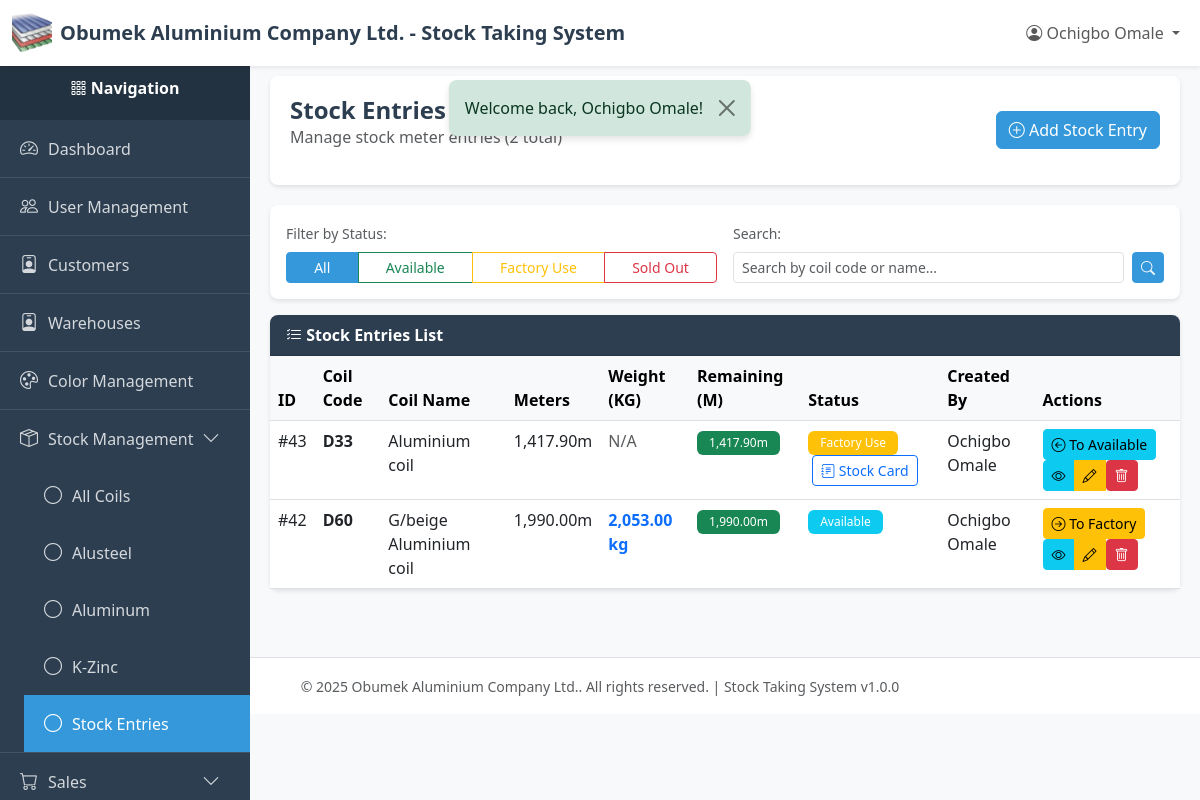
/index.php?page=stock_entries (signed in), run on the app's committed database.
### tables this page shows
CREATE TABLE `stock_entries` (
  `id` int(11) NOT NULL,
  `coil_id` int(11) NOT NULL,
  `meters` decimal(10,2) NOT NULL,
  `meters_remaining` decimal(10,2) NOT NULL,
  `weight_kg` decimal(10,2) DEFAULT NULL,
  `weight_kg_remaining` decimal(10,2) DEFAULT NULL,
  `meters_used` decimal(10,2) DEFAULT 0.00,
  `status` enum('available','factory_use','sold') NOT NULL DEFAULT 'available' COMMENT 'Stock entry status: available for direct sale or factory use',
  `created_by` int(11) NOT NULL,
  `created_at` timestamp NOT NULL DEFAULT current_timestamp(),
  `updated_at` timestamp NULL DEFAULT NULL ON UPDATE current_timestamp(),
  `deleted_at` timestamp NULL DEFAULT NULL
);

CREATE TABLE `coils` (
  `id` int(11) NOT NULL,
  `code` varchar(100) NOT NULL,
  `name` varchar(255) NOT NULL,
  `color` varchar(50) NOT NULL,
  `color_id` int(11) DEFAULT NULL,
  `net_weight` decimal(10,2) NOT NULL,
  `meters` decimal(10,2) DEFAULT NULL COMMENT 'Approximate meters per coil (informational only)',
  `gauge` varchar(50) DEFAULT NULL COMMENT 'Material gauge/thickness (e.g., 0.45mm, 0.50mm)',
  `category` varchar(50) NOT NULL,
  `status` varchar(50) NOT NULL DEFAULT 'available',
  `created_by` int(11) NOT NULL,
  `created_at` timestamp NOT NULL DEFAULT current_timestamp(),
  `updated_at` timestamp NULL DEFAULT NULL ON UPDATE current_timestamp(),
  `deleted_at` timestamp NULL DEFAULT NULL
);

CREATE TABLE `users` (
  `id` int(11) NOT NULL,
  `email` varchar(255) NOT NULL,
  `password` varchar(255) NOT NULL,
  `name` varchar(255) NOT NULL,
  `role` varchar(50) NOT NULL DEFAULT 'viewer',
  `created_at` timestamp NOT NULL DEFAULT current_timestamp(),
  `updated_at` timestamp NULL DEFAULT NULL ON UPDATE current_timestamp(),
  `deleted_at` timestamp NULL DEFAULT NULL
);

### views/stock/entries/index.php (the view, shortened to what the rows shown need)
<?php
require_once __DIR__ . '/../../../config/db.php';
require_once __DIR__ . '/../../../models/stock_entry.php';
require_once __DIR__ . '/../../../models/coil.php';
$currentPage = isset($_GET['page_num']) ? (int) $_GET['page_num'] : 1;
$coilId = isset($_GET['coil_id']) ? (int) $_GET['coil_id'] : null;
$statusFilter = isset($_GET['status']) ? sanitize($_GET['status']) : '';
$searchQuery = isset($_GET['search']) ? trim($_GET['search']) : '';
$stockEntryModel = new StockEntry();
if ($searchQuery !== '') {
    $entries = $stockEntryModel->search($searchQuery, $statusFilter, RECORDS_PER_PAGE, ($currentPage - 1) * RECORDS_PER_PAGE);
    $totalEntries = $stockEntryModel->countSearch($searchQuery, $statusFilter);
} elseif ($coilId) {
    $entries = $stockEntryModel->getByCoil($coilId, RECORDS_PER_PAGE, ($currentPage - 1) * RECORDS_PER_PAGE, false);
    $totalEntries = count($stockEntryModel->getByCoil($coilId, 10000, 0, false));
} elseif ($statusFilter !== '') {
    $entries = $stockEntryModel->getAllByStatus($statusFilter, RECORDS_PER_PAGE, ($currentPage - 1) * RECORDS_PER_PAGE);
    $totalEntries = $stockEntryModel->countByStatus($statusFilter);
} else {
    $entries = $stockEntryModel->getAll(RECORDS_PER_PAGE, ($currentPage - 1) * RECORDS_PER_PAGE);
}
$db = Database::getInstance()->getConnection();
require_once __DIR__ . '/../../../layout/header.php';
?>
<div class="content-wrapper">
    <div class="page-header">
        <div class="d-flex justify-content-between align-items-center">
            <div>
                <h1 class="page-title">Stock Entries</h1>
            </div>
        </div>
    </div>
    <div class="card">
        <div class="card-body p-0">
            <?php if (empty($entries)): ?>
            <div class="alert alert-info m-3">
                <i class="bi bi-info-circle"></i>
                <?php if ($searchQuery !== ''): ?>
                    No stock entries found matching "<?php echo htmlspecialchars($searchQuery); ?>".
                <?php elseif ($statusFilter !== ''): ?>
                    No stock entries found with status "<?php echo ucfirst(str_replace('_', ' ', $statusFilter)); ?>".
                <?php else: ?>
                    No stock entries found.
                <?php endif; ?>
            </div>
            <?php else: ?>
            <div class="table-responsive">
                <table class="table table-hover mb-0">
                    <thead class="table-light">
                        <tr>
                            <th>ID</th>
                            <th>Coil Code</th>
                            <th>Coil Name</th>
                            <th>Meters</th>
                            <th>Weight (KG)</th>
                            <th>Remaining (M)</th>
                            <th>Status</th>
                            <th>Created By</th>
                            <th>Actions</th>
                        </tr>
                    </thead>
                    <tbody>
                        <?php foreach ($entries as $entry): ?>
                        <?php
                        $displayStatus = $entry['status'] ?? 'available';
                        $statusBadge = 'bg-info';
                        $statusText = 'Available';
                        if ($displayStatus === 'sold') {
                            $statusBadge = 'bg-danger';
                            $statusText = 'Sold Out';
                        } elseif ($displayStatus === 'factory_use') {
                            $statusBadge = 'bg-warning';
                            $statusText = 'Factory Use';
                        }
                        $checkLedgerSql = 'SELECT COUNT(*) as count FROM stock_ledger WHERE stock_entry_id = ?';
                        $checkStmt = $db->prepare($checkLedgerSql);
                        $checkStmt->execute([$entry['id']]);
                        $ledgerCheck = $checkStmt->fetch();
                        $hasLedger = $ledgerCheck['count'] > 0;
                        ?>
                        <tr>
                            <td>#<?php echo $entry['id']; ?></td>
                            <td><strong><?php echo !empty($entry['coil_code'])
                                ? htmlspecialchars($entry['coil_code'])
                                : 'N/A'; ?></strong></td>
                            <td><?php echo !empty($entry['coil_name'])
                                ? htmlspecialchars($entry['coil_name'])
                                : 'N/A'; ?></td>
                            <td><?php echo number_format($entry['meters'], 2); ?>m</td>
                            <td>
                                <?php if (!empty($entry['weight_kg']) && $entry['weight_kg'] > 0): ?>
                                    <span class="text-primary fw-bold">
                                        <?php echo number_format($entry['weight_kg'], 2); ?> kg
                                    </span>
                                <?php else: ?>
                                    <span class="text-muted">N/A</span>
                                <?php endif; ?>
                            </td>
                            <td>
                                <span class="badge <?php echo $entry['meters_remaining'] > 0
                                    ? 'bg-success'
                                    : 'bg-secondary'; ?>">
                                    <?php echo number_format($entry['meters_remaining'], 2); ?>m
                                </span>
                            </td>
                            <td>
                                <span class="badge <?php echo $statusBadge; ?>">
                                    <?php echo $statusText; ?>
                                </span>
                                <?php if ($hasLedger && hasPermission(MODULE_STOCK_MANAGEMENT, ACTION_VIEW)): ?>
                                <a href="/new-stock-system/index.php?page=stock_ledger&entry_id=<?php echo $entry['id']; ?>"
                                   class="btn btn-sm btn-outline-primary ms-1"
                                   title="View Stock Card for Entry #<?php echo $entry['id']; ?>">
                                    <i class="bi bi-journal-text"></i> Stock Card
                                </a>
                                <?php endif; ?>
                            </td>
                            <td><?php echo htmlspecialchars($entry['created_by_name']); ?></td>
                            <td>
                                <?php if (hasPermission(MODULE_STOCK_MANAGEMENT, ACTION_EDIT) && $entry['meters_remaining'] > 0): ?>
                                <form method="POST" action="/new-stock-system/controllers/stock_entries/toggle_status/index.php" style="display: inline;">
                                    <button type="submit" class="btn btn-sm btn-<?php echo ($entry['status'] ?? 'available') === 'available' ? 'warning' : 'info'; ?>"
                                            title="<?php echo ($entry['status'] ?? 'available') === 'available' ? 'Move to Factory Use' : 'Move to Available'; ?>">
                                        <i class="bi bi-arrow-<?php echo ($entry['status'] ?? 'available') === 'available' ? 'right' : 'left'; ?>-circle"></i>
                                        <?php echo ($entry['status'] ?? 'available') === 'available' ? 'To Factory' : 'To Available'; ?>
                                    </button>
                                </form>
                                <?php endif; ?>
                                <?php
                                $id = $entry['id'];
                                $canView = hasPermission(MODULE_STOCK_MANAGEMENT, ACTION_VIEW);
                                $canEdit = hasPermission(MODULE_STOCK_MANAGEMENT, ACTION_EDIT);
                                $canDelete = hasPermission(MODULE_STOCK_MANAGEMENT, ACTION_DELETE);
                                include __DIR__ . '/../../../layout/quick_action_buttons.php';
                                ?>
                            </td>
                        </tr>
                        <?php endforeach; ?>
                    </tbody>
                </table>
            </div>
            <?php endif; ?>
        </div>
    </div>
</div>
<?php require_once __DIR__ . '/../../../layout/footer.php'; ?>

### layout/quick_action_buttons.php (shortened to what the rows shown need)
<?php
$id = $id ?? 0;
$module = $module ?? '';
$canView = $canView ?? true;
$canEdit = $canEdit ?? true;
$canDelete = $canDelete ?? true;
?>
<div class="btn-group btn-group-sm" role="group">
    <?php if ($canView): ?>
    <a href="/new-stock-system/index.php?page=<?php echo $module; ?>_view&id=<?php echo $id; ?>"
       class="btn btn-info btn-sm"
       title="View Details">
        <i class="bi bi-eye"></i>
    </a>
    <?php endif; ?>
    <?php if ($canEdit): ?>
    <a href="/new-stock-system/index.php?page=<?php echo $module; ?>_edit&id=<?php echo $id; ?>"
       class="btn btn-warning btn-sm"
       title="Edit">
        <i class="bi bi-pencil"></i>
    </a>
    <?php endif; ?>
    <?php if ($canDelete): ?>
    <form method="POST"
          action="/new-stock-system/controllers/<?php echo $module; ?>/delete/index.php"
          style="display: inline;"
          onsubmit="return confirmDelete();">
        <button type="submit" class="btn btn-danger btn-sm" title="Delete">
            <i class="bi bi-trash"></i>
        </button>
    </form>
    <?php endif; ?>
</div>

### data on the page
stock_entries: id "43", coil.code "D33", coil.name "Aluminium coil", meters "1,417.90", shows "N/A", meters_remaining "1,417.90", status "Factory Use", created_by.name "Ochigbo Omale", shows "To Available"
stock_entries: id "42", coil.code "D60", coil.name "G/beige Aluminium coil", meters "1,990.00", weight_kg "2,053.00", meters_remaining "1,990.00", statusText "Available", created_by.name "Ochigbo Omale", status "To Factory"

### other printed values
COMPANY_NAME "Obumek Aluminium Company Ltd."
APP_NAME "Stock Taking System"
$currentUser['name'] "Ochigbo Omale"
$flash['message'] "Welcome back, Ochigbo Omale!"
$totalEntries "2"
APP_VERSION "1.0.0"
